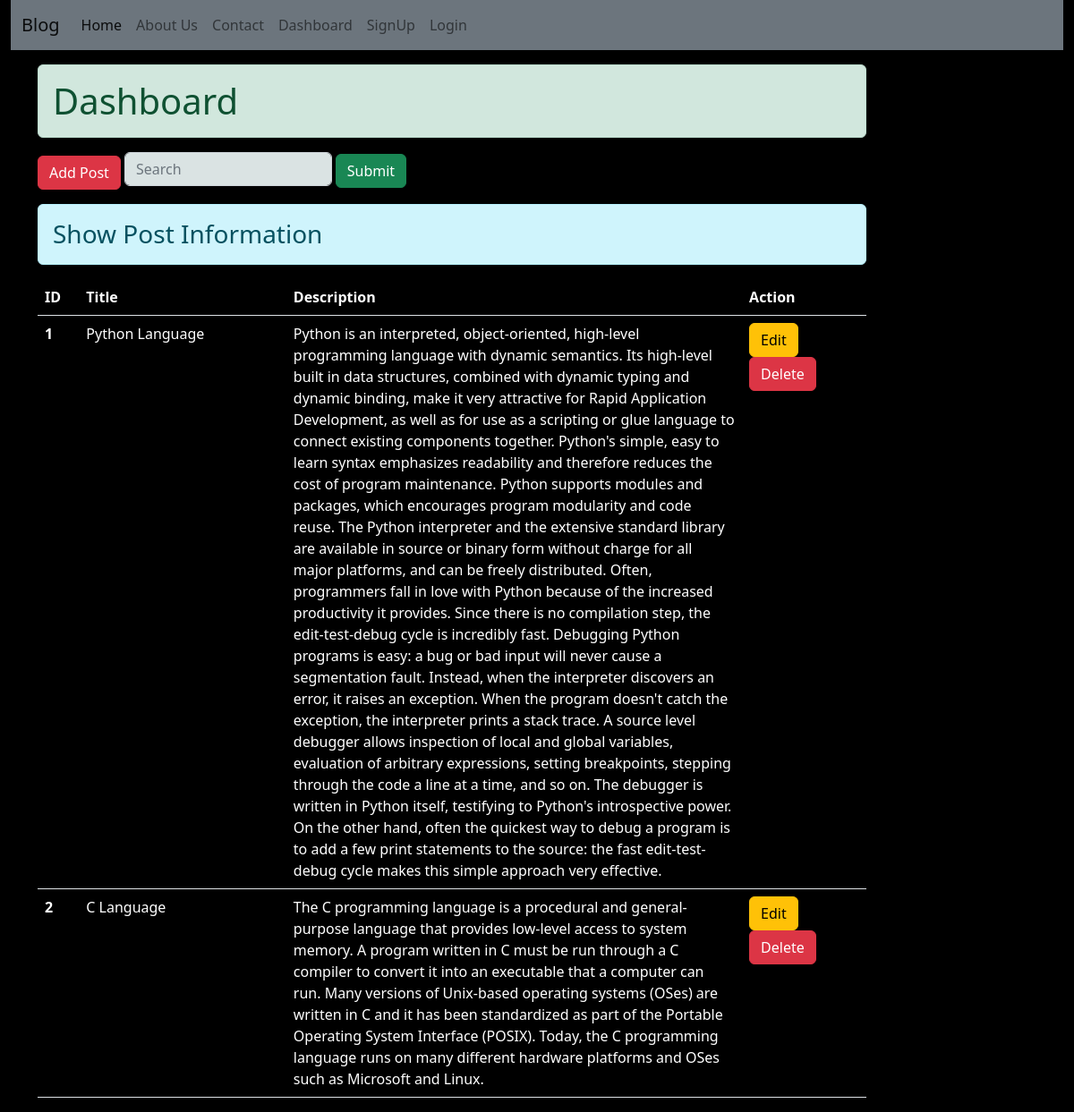
/dashboard/, run on the app's committed database.
### blog/models.py (models this page shows)
class Post(models.Model):
    title = models.CharField(max_length=255)
    description = models.TextField()

### blog/views.py (the view)
# urls.py: path('dashboard/', views.dashboard, name='dashboard'),
def dashboard(request):
    post_data = Post.objects.all()
    if request.method == 'GET':
        st = request.GET.get('search')
        if st != None:
            post_data = Post.objects.filter(title__icontains=st)
    return render(request, 'blog/dashboard.html', {'post_data': post_data})

### blog/templates/blog/dashboard.html (shortened to what this page needs)
{% extends 'blog/base.html' %}
{% block content %}
<div class="col-sm-10 mt-3">
    <h1 class="alert alert-success">Dashboard</h1>
    <a href="{% url 'addpost' %}" class="btn btn-danger mt-1">Add Post</a>
    <form action="" method="get" class="d-inline">
        <input type="search" placeholder="Search" class="form-control w-25 d-inline" name="search">
        <input type="submit" class="btn btn-success">
    </form>
    <h3 class="alert alert-info mt-3">Show Post Information</h3>
    {% if post_data %}
    <table class="table text-white">
        <thead>
            <tr>
                <th scope="col" style="width: 5%;">ID</th>
                <th scope="col" style="width: 25%;">Title</th>
                <th scope="col" style="width: 55%;">Description</th>
                <th scope="col" style="width: 15%;">Action</th>
            </tr>
        </thead>
        <tbody>
            {% for pdata in post_data %}
            <tr>
                <th scope="row">{{pdata.id}}</th>
                <td>{{pdata.title}}</td>
                <td>{{pdata.description}}</td>
                <td>
                    <a href="" class="btn btn-warning">Edit</a>
                    <form action="" method="post" class="d-inline">
                        <input type="submit" class="btn btn-danger" value="Delete">
                    </form>
                </td>
            </tr>
            {% endfor %}
        </tbody>
    </table>
    {% else %}
    <h2 class="alert alert-secondary">NO POST</h2>
    {% endif %}
</div>
{% endblock content%}

### blog/templates/blog/base.html (shortened to what this page needs)
<!DOCTYPE html>
{% load static %}
<html lang="en">
<head>
    <link rel="stylesheet" href="{% static 'blog/css/bootstrap.css' %}">
    <link rel="stylesheet" href="{% static 'blog/css/style.css' %}">
</head>
<body class="bg-black text-white">
    <div class="container-fluid">
        {% include 'blog/navbar.html' %}
    </div>
    <div class="container">
        <div class="row">
            {% block content %}
            {% endblock content%}
        </div>
    </div>
</body>
</html>

### blog/templates/blog/navbar.html (shortened to what this page needs)
<nav class="navbar navbar-expand-lg bg-body-tertiary bg-secondary">
    <div class="container-fluid">
        <a class="navbar-brand" href="#">Blog</a>
        <div class="collapse navbar-collapse" id="navbarSupportedContent">
            <ul class="navbar-nav me-auto mb-2 mb-lg-0">
                <li class="nav-item">
                    <a class="nav-link active" aria-current="page" href="{% url 'home' %}">Home</a>
                </li>
                <li class="nav-item">
                    <a class="nav-link" href="{% url 'aboutus' %}">About Us</a>
                </li>
                <li class="nav-item dropdown">
                    <a class="nav-link" href="{% url 'contactus' %}">Contact</a>
                </li>
                <li class="nav-item">
                    <a class="nav-link" href="{% url 'dashboard' %}">Dashboard</a>
                </li>
                <li class="nav-item">
                    <a class="nav-link" href="{% url 'signup' %}">SignUp</a>
                </li>
                <li class="nav-item">
                    <a class="nav-link" href="{% url 'login' %}">Login</a>
                </li>
            </ul>
        </div>
    </div>
</nav>

### blog/static/blog/css/style.css (style rules this page uses)
* { margin: 0; padding: 0; }
.form-control { background-color: rgb(218, 227, 227); }

### data on the page
Post: id "1", title "Python Language", description "Python is an interpreted, object-oriented, high-level programming language with dynamic semantics. Its high-level built in data structures, combined with dynamic typing and dynamic binding, make it very attractive for Rapid Application Development, as well as for use as a scripting or glue language to connect existing components together. Python's simple, easy to learn syntax emphasizes readability and therefore reduces the cost of program maintenance. Python supports modules and packages, which encourages program modularity and code reuse. The Python interpreter and the extensive standard library are available in source or binary form without charge for all major platforms, and can be…"
Post: id "2", title "C Language", description "The C programming language is a procedural and general-purpose language that provides low-level access to system memory. A program written in C must be run through a C compiler to convert it into an executable that a computer can run. Many versions of Unix-based operating systems (OSes) are written in C and it has been standardized as part of the Portable Operating System Interface (POSIX). Today, the C programming language runs on many different hardware platforms and OSes such as Microsoft and Linux."
